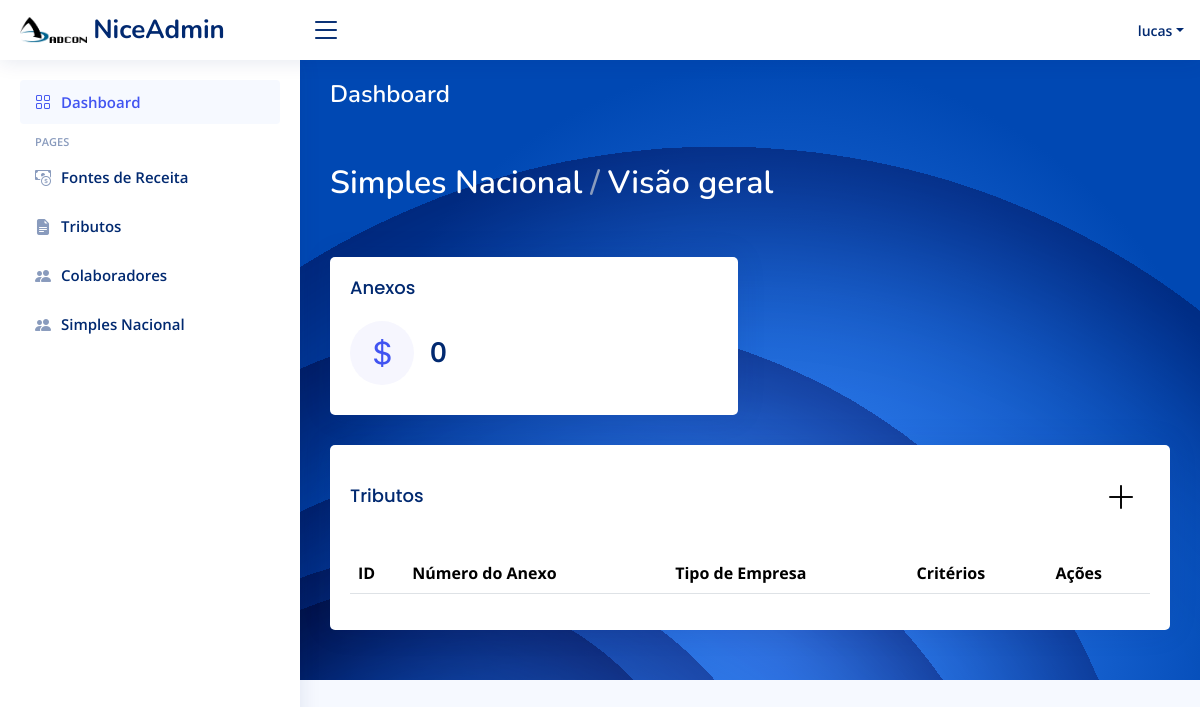
The page /simplesNacional (signed in) on the database as committed earlier.
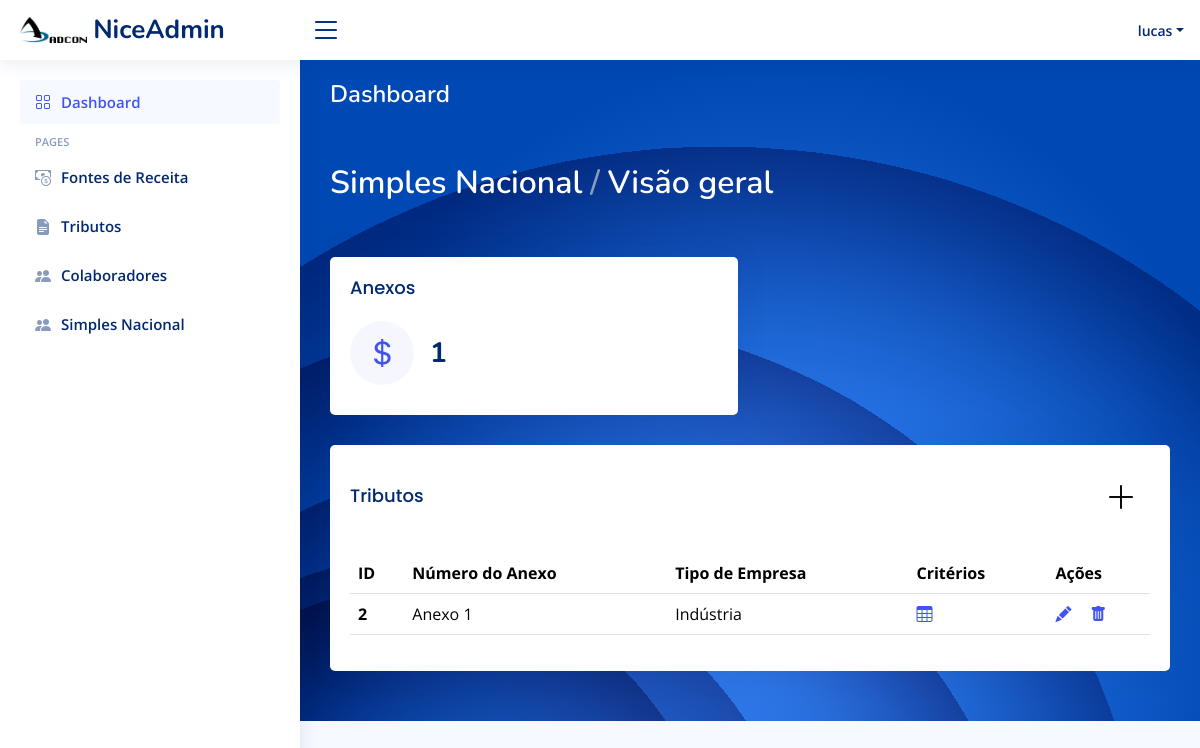
The same page on the database as committed later.
### app/models.py (models this page shows)
class SimplesNacional(models.Model):
    id = models.AutoField(primary_key=True)
    numero_anexo = models.CharField(max_length=100)
    tipo = models.CharField(max_length=100)

### app/views.py (the view, shortened to what this page needs)
# urls.py: path("simplesNacional", views.simplesNacional, name="simplesNacional"),
@login_required(login_url='/')
def simplesNacional(request):
    anexos = SimplesNacional.objects.all()
    return render(request, 'frontend/SimplesNacional.html',
                  {
                      "anexos": anexos,
                  })

### app/templates/frontend/SimplesNacional.html (shortened to what the changed rows need)
<!DOCTYPE html>
<html lang="en">
{% load static %}
<head>
  <link href="{% static "vendor/bootstrap/css/bootstrap.min.css" %}" rel="stylesheet">
  <link href="{% static "vendor/bootstrap-icons/bootstrap-icons.css" %}" rel="stylesheet">
  <link href="{% static "vendor/boxicons/css/boxicons.min.css" %}" rel="stylesheet">
  <link href="{% static "vendor/quill/quill.snow.css" %}" rel="stylesheet">
  <link href="{% static "vendor/quill/quill.bubble.css" %}" rel="stylesheet">
  <link href="{% static "vendor/remixicon/remixicon.css" %}" rel="stylesheet">
  <link href="{% static "vendor/simple-datatables/style.css" %}" rel="stylesheet">
  <link href="{% static "css/style.css" %}" rel="stylesheet">
</head>
<body>
  <main id="main" class="main" style="background-image: url('{% static "img/graphic-side.svg" %}');">
    <div class="pagetitle">
      <h1 style="color: white;">Dashboard</h1>
    </div>
    <section class="section dashboard">
      <div class="row">
        <div>
          <div class="row">
            <div class="col-xxl-3 col-md-6">
              <div class="card info-card sales-card">
                <div class="card-body">
                  <div class="d-flex align-items-center">
                    <div class="ps-3">
                      <h6>{{ anexos.count }}</h6>
                    </div>
                  </div>
                </div>
              </div>
            </div>
            <div class="col-12">
                <div class="card">
                    <div class="card-body">
                      <table class="table">
                        <thead>
                          <tr>
                            <th scope="col">ID</th>
                            <th scope="col">Número do Anexo</th>
                            <th scope="col">Tipo de Empresa</th>
                            <th scope="col">Critérios</th>
                            <th scope="col">Ações</th>
                          </tr>
                        </thead>
                        <tbody>
                        {% for anexo in anexos %}
                          <tr>
                            <th scope="row">{{ anexo.id }}</th>
                            <td>{{ anexo.numero_anexo }}</td>
                            <td>{{ anexo.tipo }}</td>
                            <td><a href="{% url 'Anexocriterios' anexo_id=anexo.id %}"><i class="bi bi-table"></i></a></td>
                            <td>
                                <a href="#">
                                    <i class="bi bi-pencil-fill" style="margin-right: 17%; margin-left: 0%;"></i>
                                </a>
                                <a href="{% url 'delete_Anexo' anexo_id=anexo.id %}"><i class="bi bi-trash-fill" style="margin-right: 17%;"></i></a>
                            </td>
                          </tr>
                        {% endfor %}
                        </tbody>
                      </table>
                    </div>
                  </div>
            </div>
          </div>
        </div>
            </div>
    </section>
  </main>
</body>
</html>

Rows that differ between the two databases and show on the page:
added SimplesNacional: id "2", numero_anexo "Anexo 1", tipo "Indústria"
Other text that changed with them:
{{ anexos.count }}: "0" → "1"
